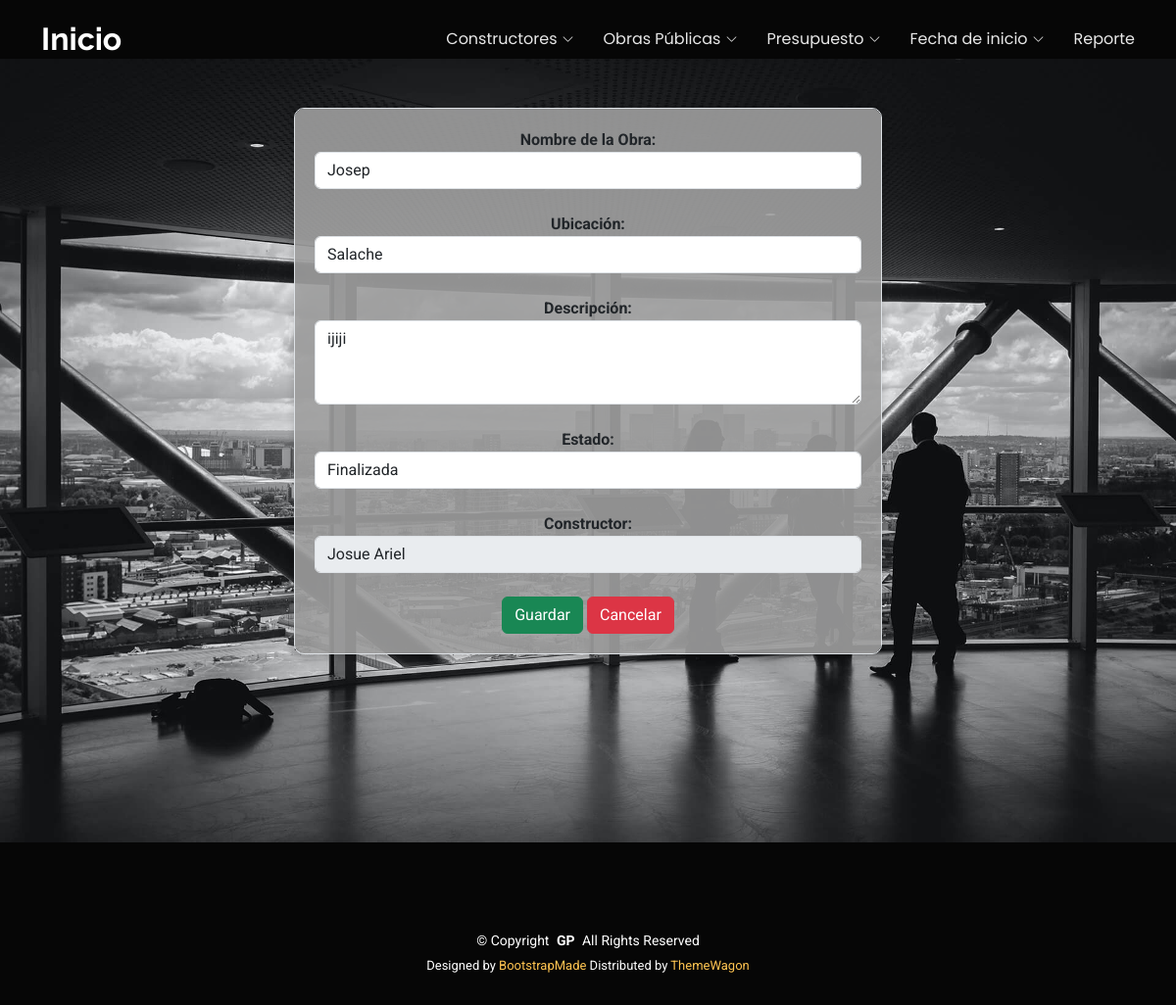
Screenshot of /editarObraPublica/1/ with the database file from the repository.
### Aplicaciones/obras/models.py (models this page shows, shortened)
class ObraPublica(models.Model):
    ESTADO_OPCIONES = (
        ('planeacion', 'Planeación'),
        ('en_proceso', 'En Proceso'),
        ('finalizada', 'Finalizada'),
        ('cancelada', 'Cancelada'),
    )
    id = models.AutoField(primary_key=True)
    nombre = models.CharField(max_length=200)
    ubicacion = models.CharField(max_length=200, blank=True, null=True)
    descripcion = models.TextField(blank=True, null=True)
    estado = models.CharField(max_length=50, choices=ESTADO_OPCIONES, default='planeacion')
    constructor = models.ForeignKey(Constructor, on_delete=models.CASCADE, null=True, related_name="obras")

class Constructor(models.Model):
    id = models.AutoField(primary_key=True)
    nombre = models.CharField(max_length=200)
    apellido = models.CharField(max_length=200)
    foto=models.FileField(upload_to='constructores',null=True,blank=True)
    cedula = models.CharField(max_length=10, unique=True)
    direccion = models.TextField(blank=True, null=True)
    telefono = models.CharField(max_length=20, blank=True, null=True)
    email = models.EmailField(blank=True, null=True)

### Aplicaciones/obras/views.py (the view)
# urls.py: path('editarObraPublica/<id>/', views.editarObraPublica, name="editarObraPublica"),  # Formulario para editar una obra pública
def editarObraPublica(request, id):
    obra = get_object_or_404(ObraPublica, id=id)
    constructores = Constructor.objects.all()  # Obtener todos los constructores
    return render(request, "editarObraPublica.html", {'obra': obra, 'constructores': constructores})

### Aplicaciones/obras/templates/editarObraPublica.html (shortened to what this page needs)
{% extends "./plantilla.html" %}
{% block contenido %}
{% load static %}
<section id="hero" class="section dark-background">
    <div id="form-container">
        <form style="background-color: rgba(158, 158, 158, 0.9)" enctype="multipart/form-data" action="{% url 'procesarEdicionObraPublica' obra.id %}" method="post" class="form-control justify-content text-center" id="frm_editar_obra">
            <label for="txt_nombre"><b>Nombre de la Obra:</b></label>
            <input type="text" name="txt_nombre" id="txt_nombre" class="form-control" value="{{ obra.nombre }}" required>
            <br>
            <label for="txt_ubicacion"><b>Ubicación:</b></label>
            <input type="text" name="txt_ubicacion" id="txt_ubicacion" class="form-control" value="{{ obra.ubicacion }}" required>
            <br>
            <label for="txt_descripcion"><b>Descripción:</b></label>
            <textarea name="txt_descripcion" id="txt_descripcion" class="form-control" rows="3" required>{{ obra.descripcion }}</textarea>
            <br>
            <label for="txt_estado"><b>Estado:</b></label>
            <select name="txt_estado" id="txt_estado" class="form-control" required>
                <option value="finalizada" {% if obra.estado == 'finalizada' %}selected{% endif %}>Finalizada</option>
            </select>
            <br>
            <label for="txt_constructor"><b>Constructor:</b></label>
            <input type="text" name="txt_constructor" id="txt_constructor" class="form-control" value="{{ obra.constructor.nombre }}" disabled>
            <br>
            <button type="submit" class="btn btn-success">Guardar</button>
            <a href="{% url 'listadoObrasPublicas' %}" class="btn btn-danger">Cancelar</a>
        </form>
    </div>
</section>
{% endblock %}

### ObrasPublicas/static/plantilla/assets/css/main.css (style rules this page uses)
:root { --default-font: "Roboto", system-ui, -apple-system, "Segoe UI", Roboto, "Helvetica Neue", Arial, "Noto Sans", "Liberation Sans", sans-serif, "Apple Color Emoji", "Segoe UI Emoji", "Segoe UI Symbol", "Noto Color Emoji"; --heading-font: "Raleway", sans-serif; --nav-font: "Poppins", sans-serif; }
:root { --background-color: #ffffff; --default-color: #444444; --heading-color: #151515; --accent-color: #ffc451; --surface-color: #ffffff; --contrast-color: #312f2f; }
:root { --nav-color: rgba(255, 255, 255, 0.905); --nav-hover-color: #ffc451; --nav-mobile-background-color: #ffffff; --nav-dropdown-background-color: #ffffff; --nav-dropdown-color: #212529; --nav-dropdown-hover-color: #ffc451; }
.dark-background { --background-color: #060606; --default-color: #ffffff; --heading-color: #ffffff; --surface-color: #252525; --contrast-color: #2a2727; }
:root { scroll-behavior: smooth; }
body { color: var(--default-color); background-color: var(--background-color); font-family: var(--default-font); }
a { color: var(--accent-color); text-decoration: none; transition: 0.3s; }
section, .section { color: var(--default-color); background-color: var(--background-color); padding: 60px 0; scroll-margin-top: 80px; overflow: clip; }

### rows the page displays
ObraPublica: txt_nombre "Josep", txt_ubicacion "Salache", txt_descripcion "ijiji", txt_estado "Finalizada", txt_constructor "Josue Ariel"
